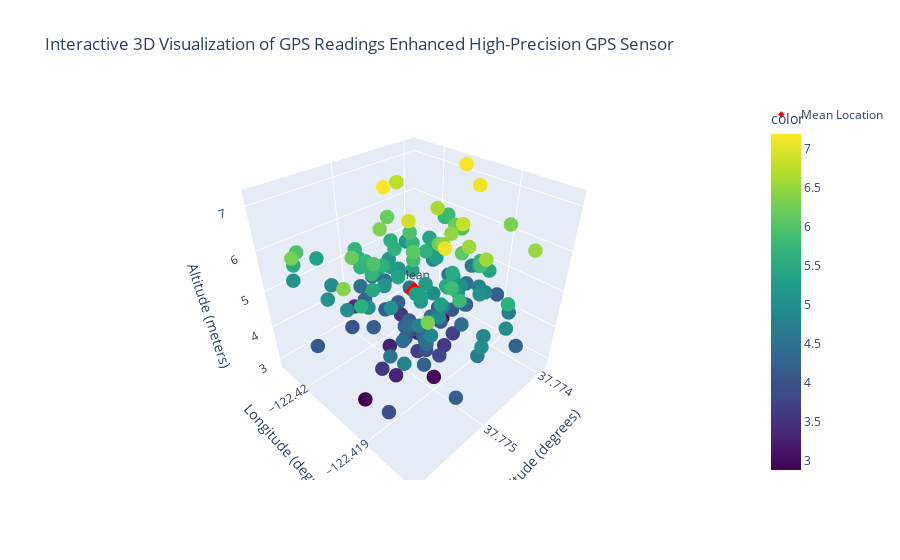

Source (notebook cell):
### Code cell
import numpy as np
import plotly.express as px
import plotly.graph_objects as go

# Seed for reproducibility
np.random.seed(42)

# Enhanced parameters for GPS sensor readings
MeanLatitude = 37.7749  # Mean latitude (e.g., approximate latitude of San Francisco)
MeanLongitude = -122.4194  # Mean longitude
MeanAltitude = 5.0  # Mean altitude for visualization purposes
GPSStandardDeviation = 0.0005  # Standard deviation reflecting realistic GPS noise
NumberOfReadings = 150  # Number of simulated readings
MinLatitude = MeanLatitude - 0.001  # Minimum possible latitude
MaxLatitude = MeanLatitude + 0.001  # Maximum possible latitude
MinLongitude = MeanLongitude - 0.001  # Minimum possible longitude
MaxLongitude = MeanLongitude + 0.001  # Maximum possible longitude
SensorName = "Enhanced High-Precision GPS Sensor"  # Sensor name
Unit = "degrees"  # Unit of the GPS readings

# Generate simulated GPS sensor readings for latitude, longitude, and altitude
raw_latitudes = np.random.normal(MeanLatitude, GPSStandardDeviation, NumberOfReadings)
raw_longitudes = np.random.normal(MeanLongitude, GPSStandardDeviation, NumberOfReadings)
raw_altitudes = np.random.normal(MeanAltitude, 1.0, NumberOfReadings)  # Simulated altitude variation

# Clip readings to realistic ranges and round to 6 decimal places
latitudes = np.clip(np.round(raw_latitudes, 6), MinLatitude, MaxLatitude)
longitudes = np.clip(np.round(raw_longitudes, 6), MinLongitude, MaxLongitude)
altitudes = np.clip(np.round(raw_altitudes, 2), 0, 10)  # Altitude range: 0 to 10 meters

# Create an interactive 3D scatter plot
fig = px.scatter_3d(
    x=latitudes,
    y=longitudes,
    z=altitudes,
    title=f"Interactive 3D Visualization of GPS Readings\n{SensorName}",
    labels={"x": "Latitude (degrees)", "y": "Longitude (degrees)", "z": "Altitude (meters)"},
    color=altitudes,
    color_continuous_scale="Viridis",
)

# Add the mean point to the plot
fig.add_trace(go.Scatter3d(
    x=[MeanLatitude],
    y=[MeanLongitude],
    z=[MeanAltitude],
    mode='markers+text',
    marker=dict(size=8, color='red', symbol='diamond'),
    text=["Mean"],
    textposition="top center",
    name="Mean Location"
))

# Update layout for better visualization
fig.update_traces(marker=dict(size=5))
fig.update_layout(scene=dict(
    xaxis_title='Latitude (degrees)',
    yaxis_title='Longitude (degrees)',
    zaxis_title='Altitude (meters)'
))

# Show the plot
fig.show()

# Display additional details
print(f"Sensor: {SensorName}")
print(f"Readings are in {Unit}")
print("Sample Simulated GPS Sensor Readings:")
print(f"Latitudes: {latitudes[:5]}...")
print(f"Longitudes: {longitudes[:5]}...")
print(f"Altitudes: {altitudes[:5]}...")

### Figure 1 — Plotly figure (JSON) as saved in the notebook; plotly's stock layout.template omitted (floating-point values rounded to 4 significant figures; data arrays with more than 128 entries replaced by an {"elided": "..."} marker saying what was removed)
{"data": [{"hovertemplate": "Latitude (degrees)=%{x}<br>Longitude (degrees)=%{y}<br>Altitude (meters)=%{z}<br>color=%{marker.color}<extra></extra>", "legendgroup": "", "marker": {"color": {"elided": "150 float values"}, "coloraxis": "coloraxis", "size": 5, "symbol": "circle"}, "mode": "markers", "name": "", "scene": "scene", "showlegend": false, "type": "scatter3d", "x": {"elided": "150 float values"}, "y": {"elided": "150 float values"}, "z": {"elided": "150 float values"}}, {"marker": {"color": "red", "size": 5, "symbol": "diamond"}, "mode": "markers+text", "name": "Mean Location", "text": ["Mean"], "textposition": "top center", "type": "scatter3d", "x": [37.77], "y": [-122.4], "z": [5]}], "layout": {"coloraxis": {"colorbar": {"title": {"text": "color"}}, "colorscale": [[0, "#440154"], [0.1111, "#482878"], [0.2222, "#3e4989"], [0.3333, "#31688e"], [0.4444, "#26828e"], [0.5556, "#1f9e89"], [0.6667, "#35b779"], [0.7778, "#6ece58"], [0.8889, "#b5de2b"], [1, "#fde725"]]}, "legend": {"tracegroupgap": 0}, "scene": {"domain": {"x": [0, 1], "y": [0, 1]}, "xaxis": {"title": {"text": "Latitude (degrees)"}}, "yaxis": {"title": {"text": "Longitude (degrees)"}}, "zaxis": {"title": {"text": "Altitude (meters)"}}}, "title": {"text": "Interactive 3D Visualization of GPS Readings\nEnhanced High-Precision GPS Sensor"}}}
